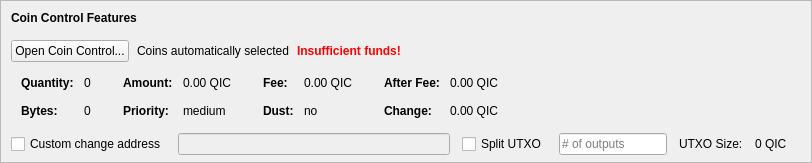
    <widget class="QFrame" name="frameCoinControl">
     <property name="sizePolicy">
      <sizepolicy hsizetype="Expanding" vsizetype="Expanding">
       <horstretch>0</horstretch>
       <verstretch>0</verstretch>
      </sizepolicy>
     </property>
     <property name="maximumSize">
      <size>
       <width>16777215</width>
       <height>16777215</height>
      </size>
     </property>
     <property name="frameShape">
      <enum>QFrame::StyledPanel</enum>
     </property>
     <property name="frameShadow">
      <enum>QFrame::Sunken</enum>
     </property>
     <layout class="QVBoxLayout" name="verticalLayoutCoinControl2">
      <property name="spacing">
       <number>0</number>
      </property>
      <property name="leftMargin">
       <number>0</number>
      </property>
      <property name="topMargin">
       <number>0</number>
      </property>
      <property name="rightMargin">
       <number>0</number>
      </property>
      <property name="bottomMargin">
       <number>6</number>
      </property>
      <item>
       <layout class="QVBoxLayout" name="verticalLayoutCoinControl" stretch="0,0,0,0,1">
        <property name="spacing">
         <number>0</number>
        </property>
        <property name="leftMargin">
         <number>10</number>
        </property>
        <property name="topMargin">
         <number>10</number>
        </property>
        <item>
         <layout class="QHBoxLayout" name="horizontalLayoutCoinControl1">
          <property name="bottomMargin">
           <number>15</number>
          </property>
          <item>
           <widget class="QLabel" name="labelCoinControlFeatures">
            <property name="sizePolicy">
             <sizepolicy hsizetype="Preferred" vsizetype="Maximum">
              <horstretch>0</horstretch>
              <verstretch>0</verstretch>
             </sizepolicy>
            </property>
            <property name="font">
             <font>
              <weight>75</weight>
              <bold>true</bold>
             </font>
            </property>
            <property name="styleSheet">
             <string notr="true">font-weight:bold;</string>
            </property>
            <property name="text">
             <string>Coin Control Features</string>
            </property>
           </widget>
          </item>
         </layout>
        </item>
        <item>
         <layout class="QHBoxLayout" name="horizontalLayoutCoinControl2" stretch="0,0,0,0">
          <property name="spacing">
           <number>8</number>
          </property>
          <property name="bottomMargin">
           <number>10</number>
          </property>
          <item>
           <widget class="QPushButton" name="pushButtonCoinControl">
            <property name="styleSheet">
             <string notr="true"/>
            </property>
            <property name="text">
             <string>Open Coin Control...</string>
            </property>
            <property name="autoDefault">
             <bool>false</bool>
            </property>
           </widget>
          </item>
          <item>
           <widget class="QLabel" name="labelCoinControlAutomaticallySelected">
            <property name="text">
             <string>Coins automatically selected</string>
            </property>
            <property name="margin">
             <number>5</number>
            </property>
           </widget>
          </item>
          <item>
           <widget class="QLabel" name="labelCoinControlInsuffFunds">
            <property name="font">
             <font>
              <weight>75</weight>
              <bold>true</bold>
             </font>
            </property>
            <property name="styleSheet">
             <string notr="true">color:red;font-weight:bold;</string>
            </property>
            <property name="text">
             <string>Insufficient funds!</string>
            </property>
            <property name="margin">
             <number>5</number>
            </property>
           </widget>
          </item>
          <item>
           <spacer name="horizontalSpacerCoinControl">
            <property name="orientation">
             <enum>Qt::Horizontal</enum>
            </property>
            <property name="sizeHint" stdset="0">
             <size>
              <width>40</width>
              <height>1</height>
             </size>
            </property>
           </spacer>
          </item>
         </layout>
        </item>
        <item>
         <widget class="QWidget" name="widgetCoinControl" native="true">
          <property name="sizePolicy">
           <sizepolicy hsizetype="Preferred" vsizetype="Preferred">
            <horstretch>0</horstretch>
            <verstretch>0</verstretch>
           </sizepolicy>
          </property>
          <property name="minimumSize">
           <size>
            <width>0</width>
            <height>0</height>
           </size>
          </property>
          <property name="styleSheet">
           <string notr="true"/>
          </property>
          <layout class="QHBoxLayout" name="horizontalLayoutCoinControl5">
           <property name="leftMargin">
            <number>0</number>
           </property>
           <property name="topMargin">
            <number>0</number>
           </property>
           <property name="rightMargin">
            <number>0</number>
           </property>
           <property name="bottomMargin">
            <number>0</number>
           </property>
           <item>
            <layout class="QHBoxLayout" name="horizontalLayoutCoinControl3" stretch="0,0,0,1">
             <property name="spacing">
              <number>20</number>
             </property>
             <property name="topMargin">
              <number>0</number>
             </property>
             <property name="bottomMargin">
              <number>10</number>
             </property>
             <item>
              <layout class="QFormLayout" name="formLayoutCoinControl1">
               <property name="horizontalSpacing">
                <number>10</number>
               </property>
               <property name="verticalSpacing">
                <number>14</number>
               </property>
               <property name="leftMargin">
                <number>10</number>
               </property>
               <property name="topMargin">
                <number>4</number>
               </property>
               <property name="rightMargin">
                <number>6</number>
               </property>
               <item row="0" column="0">
                <widget class="QLabel" name="labelCoinControlQuantityText">
                 <property name="font">
                  <font>
                   <weight>75</weight>
                   <bold>true</bold>
                  </font>
                 </property>
                 <property name="text">
                  <string>Quantity:</string>
                 </property>
                 <property name="margin">
                  <number>0</number>
                 </property>
                </widget>
               </item>
               <item row="0" column="1">
                <widget class="QLabel" name="labelCoinControlQuantity">
                 <property name="cursor">
                  <cursorShape>IBeamCursor</cursorShape>
                 </property>
                 <property name="contextMenuPolicy">
                  <enum>Qt::ActionsContextMenu</enum>
                 </property>
                 <property name="text">
                  <string notr="true">0</string>
                 </property>
                 <property name="margin">
                  <number>0</number>
                 </property>
                 <property name="textInteractionFlags">
                  <set>Qt::LinksAccessibleByMouse|Qt::TextSelectableByKeyboard|Qt::TextSelectableByMouse</set>
                 </property>
                </widget>
               </item>
               <item row="1" column="0">
                <widget class="QLabel" name="labelCoinControlBytesText">
                 <property name="font">
                  <font>
                   <weight>75</weight>
                   <bold>true</bold>
                  </font>
                 </property>
                 <property name="text">
                  <string>Bytes:</string>
                 </property>
                </widget>
               </item>
               <item row="1" column="1">
                <widget class="QLabel" name="labelCoinControlBytes">
                 <property name="cursor">
                  <cursorShape>IBeamCursor</cursorShape>
                 </property>
                 <property name="contextMenuPolicy">
                  <enum>Qt::ActionsContextMenu</enum>
                 </property>
                 <property name="text">
                  <string notr="true">0</string>
                 </property>
                 <property name="textInteractionFlags">
                  <set>Qt::LinksAccessibleByMouse|Qt::TextSelectableByKeyboard|Qt::TextSelectableByMouse</set>
                 </property>
                </widget>
               </item>
              </layout>
             </item>
             <item>
              <layout class="QFormLayout" name="formLayoutCoinControl2">
               <property name="horizontalSpacing">
                <number>10</number>
               </property>
               <property name="verticalSpacing">
                <number>14</number>
               </property>
               <property name="leftMargin">
                <number>6</number>
               </property>
               <property name="topMargin">
                <number>4</number>
               </property>
               <property name="rightMargin">
                <number>6</number>
               </property>
               <item row="0" column="0">
                <widget class="QLabel" name="labelCoinControlAmountText">
                 <property name="font">
                  <font>
                   <weight>75</weight>
                   <bold>true</bold>
                  </font>
                 </property>
                 <property name="text">
                  <string>Amount:</string>
                 </property>
                 <property name="margin">
                  <number>0</number>
                 </property>
                </widget>
               </item>
               <item row="0" column="1">
                <widget class="QLabel" name="labelCoinControlAmount">
                 <property name="cursor">
                  <cursorShape>IBeamCursor</cursorShape>
                 </property>
                 <property name="contextMenuPolicy">
                  <enum>Qt::ActionsContextMenu</enum>
                 </property>
                 <property name="text">
                  <string notr="true">0.00 QIC</string>
                 </property>
                 <property name="textInteractionFlags">
                  <set>Qt::LinksAccessibleByMouse|Qt::TextSelectableByKeyboard|Qt::TextSelectableByMouse</set>
                 </property>
                </widget>
               </item>
               <item row="1" column="0">
                <widget class="QLabel" name="labelCoinControlPriorityText">
                 <property name="font">
                  <font>
                   <weight>75</weight>
                   <bold>true</bold>
                  </font>
                 </property>
                 <property name="text">
                  <string>Priority:</string>
                 </property>
                </widget>
               </item>
               <item row="1" column="1">
                <widget class="QLabel" name="labelCoinControlPriority">
                 <property name="cursor">
                  <cursorShape>IBeamCursor</cursorShape>
                 </property>
                 <property name="contextMenuPolicy">
                  <enum>Qt::ActionsContextMenu</enum>
                 </property>
                 <property name="text">
                  <string>medium</string>
                 </property>
                 <property name="textInteractionFlags">
                  <set>Qt::LinksAccessibleByMouse|Qt::TextSelectableByKeyboard|Qt::TextSelectableByMouse</set>
                 </property>
                </widget>
               </item>
              </layout>
             </item>
             <item>
              <layout class="QFormLayout" name="formLayoutCoinControl3">
               <property name="horizontalSpacing">
                <number>10</number>
               </property>
               <property name="verticalSpacing">
                <number>14</number>
               </property>
               <property name="leftMargin">
                <number>6</number>
               </property>
               <property name="topMargin">
                <number>4</number>
               </property>
               <property name="rightMargin">
                <number>6</number>
               </property>
               <item row="0" column="0">
                <widget class="QLabel" name="labelCoinControlFeeText">
                 <property name="font">
                  <font>
                   <weight>75</weight>
                   <bold>true</bold>
                  </font>
                 </property>
                 <property name="text">
                  <string>Fee:</string>
                 </property>
                 <property name="margin">
                  <number>0</number>
                 </property>
                </widget>
               </item>
               <item row="0" column="1">
                <widget class="QLabel" name="labelCoinControlFee">
                 <property name="cursor">
                  <cursorShape>IBeamCursor</cursorShape>
                 </property>
                 <property name="contextMenuPolicy">
                  <enum>Qt::ActionsContextMenu</enum>
                 </property>
                 <property name="text">
                  <string notr="true">0.00 QIC</string>
                 </property>
                 <property name="textInteractionFlags">
                  <set>Qt::LinksAccessibleByMouse|Qt::TextSelectableByKeyboard|Qt::TextSelectableByMouse</set>
                 </property>
                </widget>
               </item>
               <item row="1" column="0">
                <widget class="QLabel" name="labelCoinControlLowOutputText">
                 <property name="font">
                  <font>
                   <weight>75</weight>
                   <bold>true</bold>
                  </font>
                 </property>
                 <property name="text">
                  <string>Dust:</string>
                 </property>
                </widget>
               </item>
               <item row="1" column="1">
                <widget class="QLabel" name="labelCoinControlLowOutput">
                 <property name="cursor">
                  <cursorShape>IBeamCursor</cursorShape>
                 </property>
                 <property name="contextMenuPolicy">
                  <enum>Qt::ActionsContextMenu</enum>
                 </property>
                 <property name="text">
                  <string>no</string>
                 </property>
                 <property name="textInteractionFlags">
                  <set>Qt::LinksAccessibleByMouse|Qt::TextSelectableByKeyboard|Qt::TextSelectableByMouse</set>
                 </property>
                </widget>
               </item>
              </layout>
             </item>
             <item>
              <layout class="QFormLayout" name="formLayoutCoinControl4">
               <property name="horizontalSpacing">
                <number>10</number>
               </property>
               <property name="verticalSpacing">
                <number>14</number>
               </property>
               <property name="leftMargin">
                <number>6</number>
               </property>
               <property name="topMargin">
                <number>4</number>
               </property>
               <property name="rightMargin">
                <number>6</number>
               </property>
               <item row="0" column="0">
                <widget class="QLabel" name="labelCoinControlAfterFeeText">
                 <property name="font">
                  <font>
                   <weight>75</weight>
                   <bold>true</bold>
                  </font>
                 </property>
                 <property name="text">
                  <string>After Fee:</string>
                 </property>
                 <property name="margin">
                  <number>0</number>
                 </property>
                </widget>
               </item>
               <item row="0" column="1">
                <widget class="QLabel" name="labelCoinControlAfterFee">
                 <property name="cursor">
                  <cursorShape>IBeamCursor</cursorShape>
                 </property>
                 <property name="contextMenuPolicy">
                  <enum>Qt::ActionsContextMenu</enum>
                 </property>
                 <property name="text">
                  <string notr="true">0.00 QIC</string>
                 </property>
                 <property name="textInteractionFlags">
                  <set>Qt::LinksAccessibleByMouse|Qt::TextSelectableByKeyboard|Qt::TextSelectableByMouse</set>
                 </property>
                </widget>
               </item>
               <item row="1" column="0">
                <widget class="QLabel" name="labelCoinControlChangeText">
                 <property name="font">
                  <font>
                   <weight>75</weight>
                   <bold>true</bold>
                  </font>
                 </property>
                 <property name="text">
                  <string>Change:</string>
                 </property>
                </widget>
               </item>
               <item row="1" column="1">
                <widget class="QLabel" name="labelCoinControlChange">
                 <property name="cursor">
                  <cursorShape>IBeamCursor</cursorShape>
                 </property>
                 <property name="contextMenuPolicy">
                  <enum>Qt::ActionsContextMenu</enum>
                 </property>
                 <property name="text">
                  <string notr="true">0.00 QIC</string>
                 </property>
                 <property name="textInteractionFlags">
                  <set>Qt::LinksAccessibleByMouse|Qt::TextSelectableByKeyboard|Qt::TextSelectableByMouse</set>
                 </property>
                </widget>
               </item>
              </layout>
             </item>
            </layout>
           </item>
          </layout>
         </widget>
        </item>
        <item>
         <layout class="QHBoxLayout" name="horizontalLayoutCoinControl4" stretch="0,0,0,0,0,0,0">
          <property name="spacing">
           <number>12</number>
          </property>
          <property name="sizeConstraint">
           <enum>QLayout::SetDefaultConstraint</enum>
          </property>
          <property name="topMargin">
           <number>5</number>
          </property>
          <property name="rightMargin">
           <number>5</number>
          </property>
          <item>
           <widget class="QCheckBox" name="checkBoxCoinControlChange">
            <property name="toolTip">
             <string>If this is activated, but the change address is empty or invalid, change will be sent to a newly generated address.</string>
            </property>
            <property name="text">
             <string>Custom change address</string>
            </property>
           </widget>
          </item>
          <item>
           <widget class="QValidatedLineEdit" name="lineEditCoinControlChange">
            <property name="enabled">
             <bool>false</bool>
            </property>
            <property name="sizePolicy">
             <sizepolicy hsizetype="Expanding" vsizetype="Fixed">
              <horstretch>0</horstretch>
              <verstretch>0</verstretch>
             </sizepolicy>
            </property>
           </widget>
          </item>
          <item>
           <widget class="QCheckBox" name="splitBlockCheckBox">
            <property name="text">
             <string>Split UTXO</string>
            </property>
           </widget>
          </item>
          <item>
           <widget class="QLineEdit" name="splitBlockLineEdit">
            <property name="sizePolicy">
             <sizepolicy hsizetype="Fixed" vsizetype="Fixed">
              <horstretch>50</horstretch>
              <verstretch>0</verstretch>
             </sizepolicy>
            </property>
            <property name="placeholderText">
             <string># of outputs</string>
            </property>
           </widget>
          </item>
          <item>
           <widget class="QLabel" name="labelBlockSizeText">
            <property name="text">
             <string>UTXO Size:</string>
            </property>
           </widget>
          </item>
          <item>
           <widget class="QLabel" name="labelBlockSize">
            <property name="text">
             <string>0 QIC</string>
            </property>
           </widget>
          </item>
          <item>
           <widget class="QLabel" name="labelCoinControlChangeLabel">
            <property name="sizePolicy">
             <sizepolicy hsizetype="Preferred" vsizetype="Expanding">
              <horstretch>0</horstretch>
              <verstretch>0</verstretch>
             </sizepolicy>
            </property>
            <property name="minimumSize">
             <size>
              <width>0</width>
              <height>0</height>
             </size>
            </property>
            <property name="text">
             <string/>
            </property>
            <property name="margin">
             <number>3</number>
            </property>
           </widget>
          </item>
         </layout>
        </item>
        <item>
         <spacer name="verticalSpacerCoinControl">
          <property name="orientation">
           <enum>Qt::Vertical</enum>
          </property>
          <property name="sizeHint" stdset="0">
           <size>
            <width>800</width>
            <height>1</height>
           </size>
          </property>
         </spacer>
        </item>
       </layout>
      </item>
     </layout>
    </widget>
